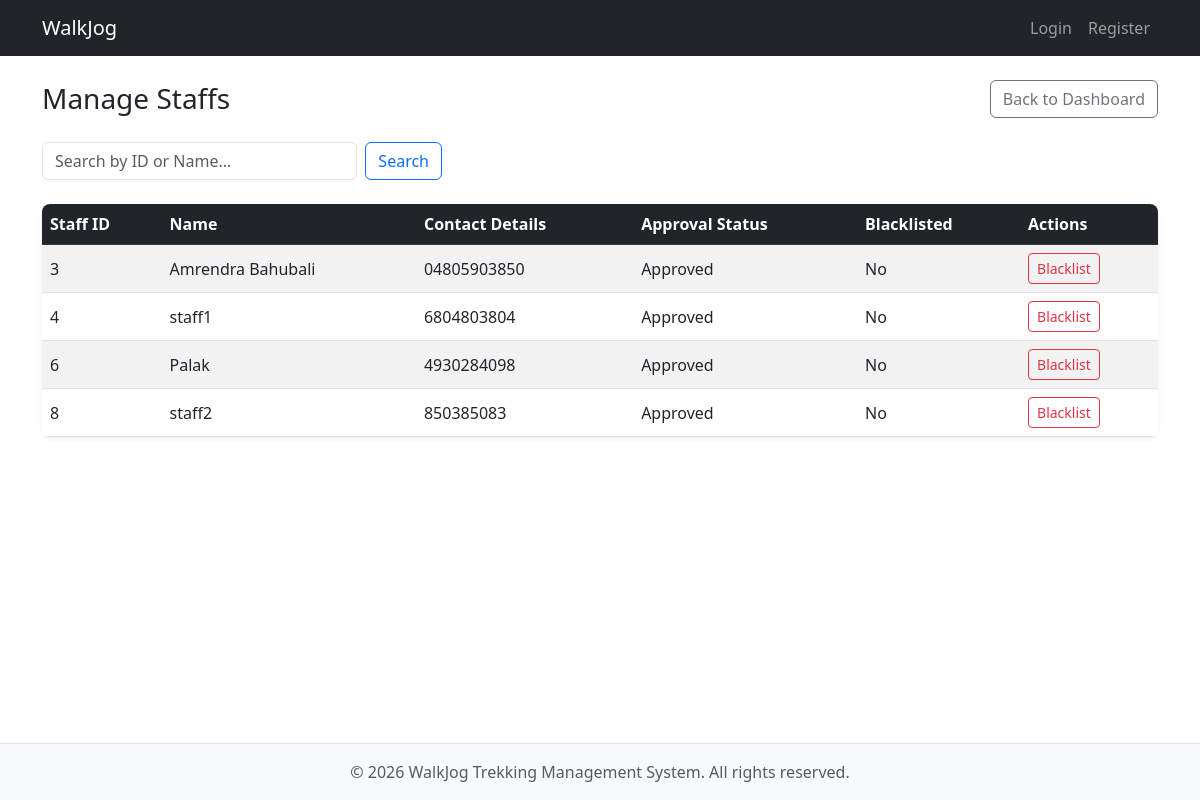
Screenshot of /admin/staffs with the database file from the repository.
### models.py (models this page shows)
class StaffProfile(db.Model):
    __tablename__ = 'staff_profile'
    staff_id = db.Column(
        db.Integer,
        db.ForeignKey('users.id'),
        primary_key=True,
        nullable=False
    )
    name = db.Column(
        db.String(50),
        unique=True,
        nullable=False
    )
    contact_details = db.Column(
        db.String(15),
        nullable=False
    )
    assigned_treks = db.Column(
        db.String(200),
        nullable=True
    )
    approval_status = db.Column(
        db.String(20),
        default='Pending'
    )
    is_blacklisted = db.Column(
        db.Boolean,
        default=False
    )
    created_at = db.Column(
        db.DateTime,
        default=datetime.now
    )

### app.py (the view)
@app.route('/admin/staffs')
def manage_staffs():
    search_query = request.args.get('search', '')
    if search_query:
        staffs = StaffProfile.query.filter(StaffProfile.name.ilike(f'%{search_query}%') | (StaffProfile.staff_id == search_query if search_query.isdigit() else False)).all()
    else:
        staffs = StaffProfile.query.all()
    return render_template('manage_staffs.html', staffs=staffs)

### templates/manage_staffs.html (shortened to what this page needs)
{% extends "base.html" %}
{% block content %}
<div class="d-flex justify-content-between align-items-center mb-4">
    <h1 class="h3 mb-0">Manage Staffs</h1>
    <a href="/admin/dashboard/admin" class="btn btn-outline-secondary">Back to Dashboard</a>
</div>
<form method="GET" class="d-flex mb-4" style="max-width: 400px;">
    <input class="form-control me-2" type="text" name="search" placeholder="Search by ID or Name..." value="{{ request.args.get('search', '') }}">
    <button class="btn btn-outline-primary" type="submit">Search</button>
</form>
{% set query = request.args.get('search', '').lower() %}
<div class="table-responsive bg-white rounded-3 shadow-sm">
    <table class="table table-hover table-striped mb-0 align-middle">
        <thead class="table-dark">
        <tr>
            <th>Staff ID</th>
            <th>Name</th>
            <th>Contact Details</th>
            <th>Approval Status</th>
            <th>Blacklisted</th>
            <th>Actions</th>
        </tr>
        </thead>
        <tbody>
        {% for staff in staffs %}
        {% if not query or query in staff.name.lower() %}
        <tr>
            <td>{{ staff.staff_id }}</td>
            <td>{{ staff.name }}</td>
            <td>{{ staff.contact_details }}</td>
            <td>{{ staff.approval_status }}</td>
            <td>{{ 'Yes' if staff.is_blacklisted else 'No' }}</td>
            <td>
                {% if not staff.is_blacklisted %}
                <a href="{{ url_for('blacklist_staff', staff_id=staff.staff_id) }}" class="btn btn-sm btn-outline-danger">Blacklist</a>
                {% else %}
                <span class="badge bg-secondary">Blacklisted</span>
                <a href="{{ url_for('unblacklist_staff', staff_id=staff.staff_id) }}" class="btn btn-sm btn-outline-success ms-1">Unblacklist</a>
                {% endif %}
            </td>
        </tr>
        {% endif %}
        {% endfor %}
        </tbody>
    </table>
</div>
{% endblock %}

### rows the page displays
StaffProfile: staff_id "3", name "Amrendra Bahubali", contact_details "04805903850", approval_status "Approved", is_blacklisted "No"
StaffProfile: staff_id "4", name "staff1", contact_details "6804803804", approval_status "Approved", is_blacklisted "No"
StaffProfile: staff_id "6", name "Palak", contact_details "4930284098", approval_status "Approved", is_blacklisted "No"
StaffProfile: staff_id "8", name "staff2", contact_details "850385083", approval_status "Approved", is_blacklisted "No"
